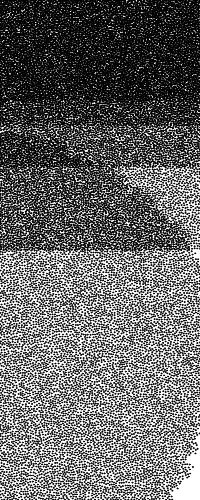
Frame 1 (no input)
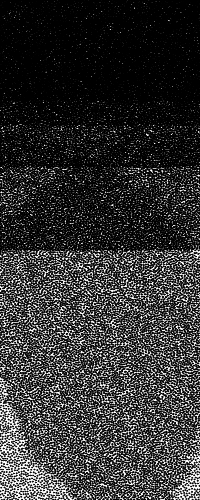
Frame 2 (the mouse pressed at the canvas centre, redrawn once)

The p5.js sketch that drew these frames (run headless with seeded random() and noise() and a simulated clock; the mouse was pressed at the canvas centre and the sketch redrawn once):

// p5.js sketch
// ── sketch.js
// inspiration http://www.tylerlhobbs.com/static/img/st-a-800.jpg

const dotRadius = 1;
let dotColor = {};
let densityStep = -10;
let dotFuzz = 0; // 1; //0.8;
let xFuzz = 7;
let yFuzz = 4;
const sq = 10;
function setup() {
  dotColor = color(0, 0, 0);
  bgColor = color(255, 255, 255);

  createCanvas(200, 500);
  background(bgColor);
  noLoop();
  setupSeed();
}
function setupSeed() {
  const fromLocation = new URL(document.location).searchParams.get("seed");
  if (fromLocation) {
    window.seed = parseFloat(fromLocation);
  } else {
    window.seed = ceil(random(0, 1000000));
  }
  console.log(window.seed);
  randomSeed(window.seed);
}


function draw() {
  let rows = 5,
    x = 0,
    y = 0;
  for (let i = 0; i < rows; i++) {
    let step = rows * densityStep;
    y = sq;
    x = sq;
    const space = { x, y };
    y = height / (i + 1);
    x = width + 1;
    bounds = { x, y };
    doit(space, bounds);
  }
}
function doit(space, bounds) {
  console.log(space, bounds);
  const sampler = poissonDiscSampler(bounds.x, bounds.y, dotRadius * 2, random);

  let counter = 0;
  while ((sample = sampler())) {
    //console.log('x, y:', sample[0], sample[1]);
    drawADot({ x: sample[0], y: sample[1] });
    counter++;
    if (counter > 10000) {
      console.log("AHHHH");
      return;
    }
  }
}

let drawn = 0;
function drawADot(near) {
  fill(dotColor);
  const radius = dotRadius; //fuzz(dotRadius, dotFuzz);
  const x = near.x;
  const y = near.y;
  ellipse(x, y, radius, radius);
}
function fuzz(i, fuzzFactor) {
  let r = randomGaussian(i - fuzzFactor, i + fuzzFactor);
  return r;
}

/*
every n pixels right draw a dot until you get to the end of the canvas
move that line `n` pixels down
*/
("use strict");
// https://github.com/beaugunderson/poisson-disc-sampler
function poissonDiscSampler(width, height, radius, rng) {
  var k = 30; // maximum number of samples before rejection
  var radius2 = radius * radius;
  var R = 3 * radius2;
  var cellSize = radius * Math.SQRT1_2;

  var gridWidth = Math.ceil(width / cellSize);
  var gridHeight = Math.ceil(height / cellSize);

  var grid = new Array(gridWidth * gridHeight);

  var queue = [];
  var queueSize = 0;

  var sampleSize = 0;

  rng = rng || Math.random;

  function far(x, y) {
    var i = (x / cellSize) | 0;
    var j = (y / cellSize) | 0;

    var i0 = Math.max(i - 2, 0);
    var j0 = Math.max(j - 2, 0);
    var i1 = Math.min(i + 3, gridWidth);
    var j1 = Math.min(j + 3, gridHeight);

    for (j = j0; j < j1; ++j) {
      var o = j * gridWidth;

      for (i = i0; i < i1; ++i) {
        var s;

        if ((s = grid[o + i])) {
          var dx = s[0] - x,
            dy = s[1] - y;

          if (dx * dx + dy * dy < radius2) {
            return false;
          }
        }
      }
    }

    return true;
  }

  function sample(x, y) {
    var s = [x, y];

    queue.push(s);

    grid[gridWidth * ((y / cellSize) | 0) + ((x / cellSize) | 0)] = s;

    sampleSize++;
    queueSize++;

    return s;
  }

  return function() {
    if (!sampleSize) {
      return sample(rng() * width, rng() * height);
    }

    // Pick a random existing sample and remove it from the queue.
    while (queueSize) {
      var i = (rng() * queueSize) | 0;
      var s = queue[i];

      // Make a new candidate between [radius, 2 * radius] from the existing
      // sample.
      for (var j = 0; j < k; ++j) {
        var a = 2 * Math.PI * rng();
        var r = Math.sqrt(rng() * R + radius2);
        var x = s[0] + r * Math.cos(a);
        var y = s[1] + r * Math.sin(a);

        // Reject candidates that are outside the allowed extent,
        // or closer than 2 * radius to any existing sample.
        if (x >= 0 && x < width && y >= 0 && y < height && far(x, y)) {
          return sample(x, y);
        }
      }

      queue[i] = queue[--queueSize];
      queue.length = queueSize;
    }
  };
}
